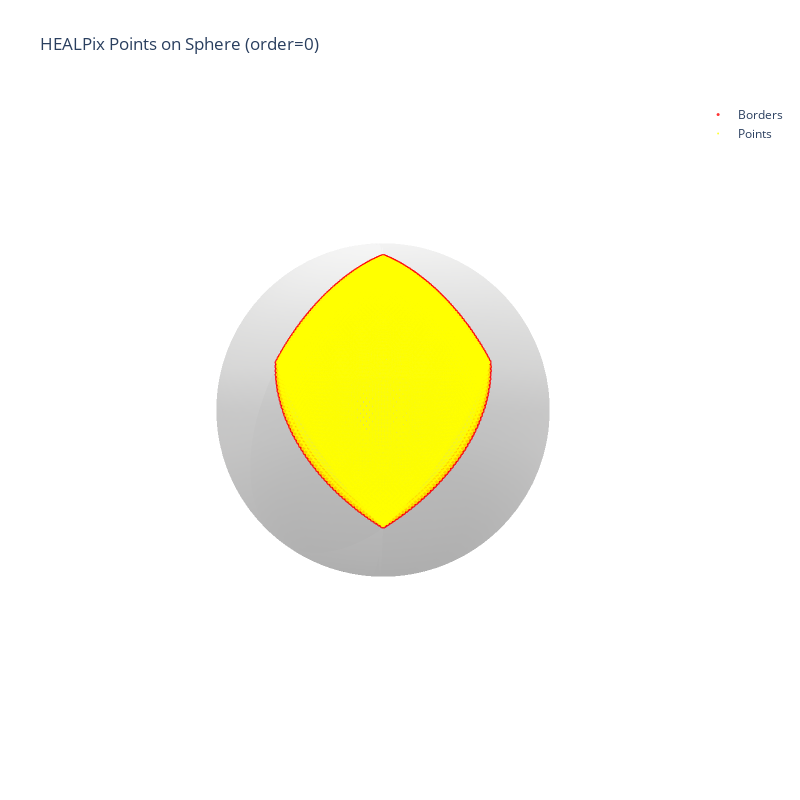

Source (notebook cell):
### Code cell
main(0,0,50, 49)

### Figure 1 — Plotly figure (JSON) as saved in the notebook; plotly's stock layout.template omitted (floating-point values rounded to 4 significant figures; data arrays with more than 128 entries replaced by an {"elided": "..."} marker saying what was removed)
{"data": [{"colorscale": [[0, "rgb(0, 0, 0)"], [0.09091, "rgb(16, 16, 16)"], [0.1818, "rgb(38, 38, 38)"], [0.2727, "rgb(59, 59, 59)"], [0.3636, "rgb(81, 80, 80)"], [0.4545, "rgb(102, 101, 101)"], [0.5455, "rgb(124, 123, 122)"], [0.6364, "rgb(146, 146, 145)"], [0.7273, "rgb(171, 171, 170)"], [0.8182, "rgb(197, 197, 195)"], [0.9091, "rgb(224, 224, 223)"], [1, "rgb(254, 254, 253)"]], "opacity": 0.2, "showscale": false, "type": "surface", "x": {"elided": "50x100 float values"}, "y": {"elided": "50x100 float values"}, "z": {"elided": "50x100 float values"}}, {"marker": {"color": "red", "colorscale": [[0, "#440154"], [0.1111, "#482878"], [0.2222, "#3e4989"], [0.3333, "#31688e"], [0.4444, "#26828e"], [0.5556, "#1f9e89"], [0.6667, "#35b779"], [0.7778, "#6ece58"], [0.8889, "#b5de2b"], [1, "#fde725"]], "opacity": 0.8, "size": 3}, "mode": "markers", "name": "Borders", "type": "scatter3d", "x": {"elided": "196 float values"}, "y": {"elided": "196 float values"}, "z": {"elided": "196 float values"}}, {"marker": {"color": "yellow", "colorscale": [[0, "#440154"], [0.1111, "#482878"], [0.2222, "#3e4989"], [0.3333, "#31688e"], [0.4444, "#26828e"], [0.5556, "#1f9e89"], [0.6667, "#35b779"], [0.7778, "#6ece58"], [0.8889, "#b5de2b"], [1, "#fde725"]], "opacity": 0.8, "size": 2}, "mode": "markers", "name": "Points", "type": "scatter3d", "x": {"elided": "5000 float values"}, "y": {"elided": "5000 float values"}, "z": {"elided": "5000 float values"}}], "layout": {"height": 800, "scene": {"aspectmode": "data", "xaxis": {"showbackground": false, "visible": false}, "yaxis": {"showbackground": false, "visible": false}, "zaxis": {"showbackground": false, "visible": false}}, "title": {"text": "HEALPix Points on Sphere (order=0)"}, "width": 800}}
